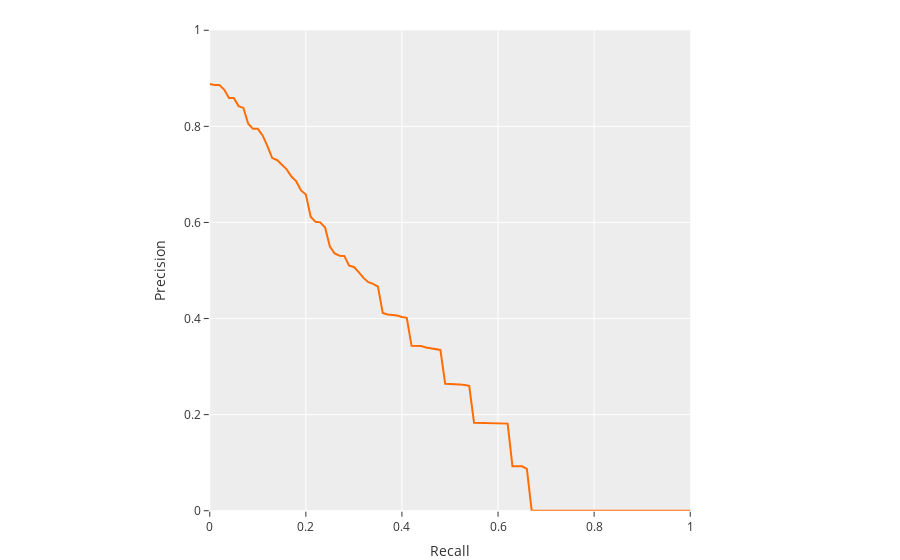

Notebook code for this chart:
### Code cell
plot = results.plot_pr_curves(classes=[LABEL])
plot.show()

### Figure 1 — Plotly figure (JSON) as saved in the notebook; plotly's stock layout.template omitted (floating-point values rounded to 4 significant figures)
{"data": [{"customdata": [0.9957, 0.9938, 0.9915, 0.985, 0.8916, 0.89, 0.888, 0.8871, 0.8828, 0.8779, 0.8762, 0.8718, 0.8508, 0.7735, 0.7715, 0.7669, 0.7607, 0.7529, 0.7443, 0.7302, 0.724, 0.6407, 0.6325, 0.6284, 0.6198, 0.5479, 0.539, 0.5337, 0.5293, 0.5151, 0.5092, 0.4997, 0.4931, 0.4853, 0.4823, 0.474, 0.4012, 0.397, 0.3911, 0.3865, 0.3836, 0.3789, 0.3081, 0.3056, 0.3048, 0.3013, 0.2979, 0.296, 0.2924, 0.2224, 0.2221, 0.2202, 0.2176, 0.2149, 0.2136, 0.1444, 0.1431, 0.1429, 0.1416, 0.1402, 0.1395, 0.1382, 0.1368, 0.06815, 0.0679, 0.06767, 0.06541, 0, 0, 0, 0, 0, 0, 0, 0, 0, 0, 0, 0, 0, 0, 0, 0, 0, 0, 0, 0, 0, 0, 0, 0, 0, 0, 0, 0, 0, 0, 0, 0, 0, 0], "hovertemplate": "<b>class: %{text}</b><br>recall: %{x:.3f}<br>precision: %{y:.3f}<br>threshold: %{customdata:.3f}<extra></extra>", "line": {"color": "#FF6D04"}, "mode": "lines", "name": "wake (AP = 0.323)", "text": ["wake", "wake", "wake", "wake", "wake", "wake", "wake", "wake", "wake", "wake", "wake", "wake", "wake", "wake", "wake", "wake", "wake", "wake", "wake", "wake", "wake", "wake", "wake", "wake", "wake", "wake", "wake", "wake", "wake", "wake", "wake", "wake", "wake", "wake", "wake", "wake", "wake", "wake", "wake", "wake", "wake", "wake", "wake", "wake", "wake", "wake", "wake", "wake", "wake", "wake", "wake", "wake", "wake", "wake", "wake", "wake", "wake", "wake", "wake", "wake", "wake", "wake", "wake", "wake", "wake", "wake", "wake", "wake", "wake", "wake", "wake", "wake", "wake", "wake", "wake", "wake", "wake", "wake", "wake", "wake", "wake", "wake", "wake", "wake", "wake", "wake", "wake", "wake", "wake", "wake", "wake", "wake", "wake", "wake", "wake", "wake", "wake", "wake", "wake", "wake", "wake"], "type": "scatter", "uid": "cb32c165-2d91-424c-8f9f-c523b5a9b281", "x": [0, 0.01, 0.02, 0.03, 0.04, 0.05, 0.06, 0.07, 0.08, 0.09, 0.1, 0.11, 0.12, 0.13, 0.14, 0.15, 0.16, 0.17, 0.18, 0.19, 0.2, 0.21, 0.22, 0.23, 0.24, 0.25, 0.26, 0.27, 0.28, 0.29, 0.3, 0.31, 0.32, 0.33, 0.34, 0.35, 0.36, 0.37, 0.38, 0.39, 0.4, 0.41, 0.42, 0.43, 0.44, 0.45, 0.46, 0.47, 0.48, 0.49, 0.5, 0.51, 0.52, 0.53, 0.54, 0.55, 0.56, 0.57, 0.58, 0.59, 0.6, 0.61, 0.62, 0.63, 0.64, 0.65, 0.66, 0.67, 0.68, 0.69, 0.7, 0.71, 0.72, 0.73, 0.74, 0.75, 0.76, 0.77, 0.78, 0.79, 0.8, 0.81, 0.82, 0.83, 0.84, 0.85, 0.86, 0.87, 0.88, 0.89, 0.9, 0.91, 0.92, 0.93, 0.94, 0.95, 0.96, 0.97, 0.98, 0.99, 1], "y": [0.8882, 0.8863, 0.8859, 0.8765, 0.8593, 0.8593, 0.8422, 0.8383, 0.8055, 0.7948, 0.7948, 0.7812, 0.759, 0.734, 0.73, 0.7205, 0.7106, 0.6956, 0.6854, 0.6666, 0.6583, 0.612, 0.6013, 0.6002, 0.5894, 0.5498, 0.5354, 0.5308, 0.5304, 0.51, 0.5073, 0.4966, 0.4846, 0.4757, 0.4723, 0.4664, 0.4114, 0.4085, 0.4082, 0.4064, 0.4034, 0.4015, 0.3432, 0.3429, 0.3429, 0.3399, 0.3382, 0.3371, 0.3347, 0.2645, 0.2645, 0.2639, 0.263, 0.2618, 0.26, 0.1831, 0.183, 0.183, 0.183, 0.1825, 0.1825, 0.182, 0.1813, 0.0925, 0.0925, 0.0925, 0.08692, 0, 0, 0, 0, 0, 0, 0, 0, 0, 0, 0, 0, 0, 0, 0, 0, 0, 0, 0, 0, 0, 0, 0, 0, 0, 0, 0, 0, 0, 0, 0, 0, 0, 0]}], "layout": {"margin": {"b": 0, "l": 0, "r": 0, "t": 30}, "shapes": [{"line": {"dash": "dash"}, "type": "line", "x0": 0, "x1": 1, "y0": 1, "y1": 0}], "xaxis": {"constrain": "domain", "range": [0, 1], "title": {"text": "Recall"}}, "yaxis": {"constrain": "domain", "range": [0, 1], "scaleanchor": "x", "scaleratio": 1, "title": {"text": "Precision"}}}}
